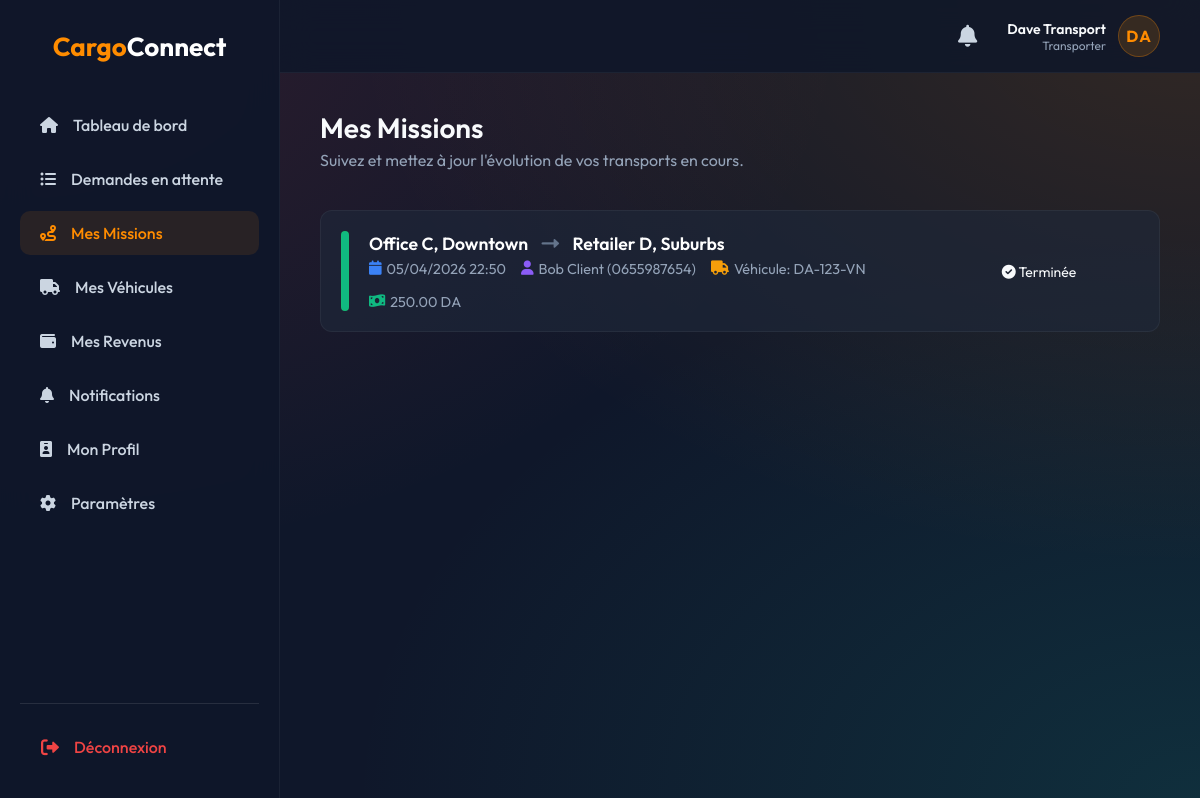
The app's page /transporter/jobs.php (signed in) with its own data.
### tables this page shows
CREATE TABLE IF NOT EXISTS reservations (
    id INT UNSIGNED AUTO_INCREMENT PRIMARY KEY,
    client_id INT UNSIGNED NOT NULL,
    vehicle_id INT UNSIGNED DEFAULT NULL,
    pickup_location VARCHAR(255) NOT NULL,
    destination VARCHAR(255) NOT NULL,
    cargo_type VARCHAR(100) NOT NULL,
    volume DECIMAL(8,2) COMMENT 'Volume in cubic meters',
    weight DECIMAL(8,2) COMMENT 'Weight in kg',
    reservation_date DATETIME NOT NULL,
    price DECIMAL(10,2) NULL,
    price_type ENUM('fixed', 'negotiable') DEFAULT 'fixed',
    transporter_proposed_price DECIMAL(10,2) NULL,
    status ENUM('pending', 'negotiation', 'accepted', 'in_progress', 'completed', 'cancelled') NOT NULL DEFAULT 'pending',
    created_at TIMESTAMP DEFAULT CURRENT_TIMESTAMP,
    FOREIGN KEY (client_id) REFERENCES users(id) ON DELETE CASCADE,
    FOREIGN KEY (vehicle_id) REFERENCES vehicles(id) ON DELETE SET NULL,
    INDEX idx_reservation_client (client_id),
    INDEX idx_reservation_vehicle (vehicle_id),
    INDEX idx_reservation_status (status),
    INDEX idx_reservation_date (reservation_date),
    INDEX idx_reservation_status_date (status, reservation_date)
);

CREATE TABLE IF NOT EXISTS users (
    id INT UNSIGNED AUTO_INCREMENT PRIMARY KEY,
    name VARCHAR(100) NOT NULL,
    email VARCHAR(150) NOT NULL UNIQUE,
    password_hash VARCHAR(255) NOT NULL,
    phone VARCHAR(20) UNIQUE,
    role ENUM('client', 'transporter', 'admin') NOT NULL DEFAULT 'client',
    status ENUM('active', 'suspended', 'pending') NOT NULL DEFAULT 'active',
    id_card_url VARCHAR(255) NULL,
    id_is_verified TINYINT(1) DEFAULT 0,
    region VARCHAR(255) NULL DEFAULT 'Algérie',
    created_at TIMESTAMP DEFAULT CURRENT_TIMESTAMP,
    updated_at TIMESTAMP DEFAULT CURRENT_TIMESTAMP ON UPDATE CURRENT_TIMESTAMP,
    last_login DATETIME NULL,
    remember_token VARCHAR(255) NULL,
    INDEX idx_user_email (email),
    INDEX idx_user_role (role)
);

CREATE TABLE IF NOT EXISTS vehicles (
    id INT UNSIGNED AUTO_INCREMENT PRIMARY KEY,
    owner_id INT UNSIGNED NOT NULL,
    vehicle_type VARCHAR(50) NOT NULL,
    capacity DECIMAL(8,2) NOT NULL COMMENT 'Capacity in cubic meters/tons',
    plate_number VARCHAR(20) NOT NULL UNIQUE,
    status ENUM('active', 'inactive') NOT NULL DEFAULT 'active',
    created_at TIMESTAMP DEFAULT CURRENT_TIMESTAMP,
    updated_at TIMESTAMP DEFAULT CURRENT_TIMESTAMP ON UPDATE CURRENT_TIMESTAMP,
    FOREIGN KEY (owner_id) REFERENCES users(id) ON DELETE CASCADE,
    INDEX idx_vehicle_owner (owner_id)
);

### functions/reservation/queries.php (called while the page is built, shortened)
<?php
function getJobsByTransporter($transporter_id, $pdo) {
    $stmt = $pdo->prepare("SELECT r.*, u.name as client_name, u.phone as client_phone, v.plate_number, v.vehicle_type
                           FROM reservations r
                           JOIN users u ON r.client_id = u.id
                           JOIN vehicles v ON r.vehicle_id = v.id
                           WHERE v.owner_id = ?
                           ORDER BY
                              CASE r.status
                                WHEN ? THEN 1
                                WHEN ? THEN 2
                                WHEN ? THEN 3
                                WHEN ? THEN 4
                                ELSE 5
                              END, r.reservation_date DESC");
    $stmt->execute([$transporter_id, ReservationStatus::NEGOTIATION, ReservationStatus::ACCEPTED, ReservationStatus::IN_PROGRESS, ReservationStatus::COMPLETED]);
    return $stmt->fetchAll(PDO::FETCH_ASSOC);
}

### transporter/jobs.php (the view, shortened to what this page needs)
<?php
$db = new Database();
$pdo = $db->getConnection();
$transporter_id = $_SESSION['user_id'];
$jobs = getJobsByTransporter($transporter_id, $pdo);
?>
<!DOCTYPE html>
<html lang="fr">
<head>
    <link href="https://cdnjs.cloudflare.com/ajax/libs/font-awesome/6.0.0/css/all.min.css" rel="stylesheet">
    <link rel="stylesheet" href="<?php echo CSS_URL; ?>style.css">
    <link rel="stylesheet" href="<?php echo CSS_URL; ?>dashboard.css">
</head>
<body>
<div class="dashboard-layout">
    <?php include INC_PATH . 'sidebar.php'; ?>
    <main class="main-content">
        <?php include INC_PATH . 'topbar.php'; ?>
        <div class="page-header">
            <div>
                <h1>Mes Missions</h1>
                <p style="color: #94a3b8; margin-top: 5px;">Suivez et mettez à jour l'évolution de vos transports en cours.</p>
            </div>
        </div>
        <div style="margin-top: 20px;">
            <?php if (empty($jobs)): ?>
                <div style="text-align: center; padding: 50px 20px; background: rgba(30, 41, 59, 0.5); border-radius: 12px; border: 1px dashed rgba(255, 255, 255, 0.1);">
                    <i class="fas fa-route" style="font-size: 50px; color: #475569; margin-bottom: 15px;"></i>
                    <h3 style="color: #fff;">Aucune mission pour l'instant</h3>
                    <p style="color: #94a3b8; margin-top: 10px;">Allez dans "Demandes en attente" pour accepter de nouvelles missions.</p>
                </div>
            <?php else: ?>
                <?php foreach ($jobs as $job): ?>
                    <div class="job-card">
                        <div class="job-status-indicator status-<?php echo htmlspecialchars($job['status']); ?>"></div>
                        <div class="job-info">
                            <div class="job-route">
                                <?php echo htmlspecialchars($job['pickup_location']); ?> <i class="fas fa-long-arrow-alt-right" style="color: #64748b; margin: 0 10px;"></i> <?php echo htmlspecialchars($job['destination']); ?>
                            </div>
                            <div class="job-details">
                                <div class="job-detail-item">
                                    <i class="fas fa-calendar" style="color: #3b82f6;"></i>
                                    <?php echo date('d/m/Y H:i', strtotime($job['reservation_date'])); ?>
                                </div>
                                <div class="job-detail-item">
                                    <i class="fas fa-user" style="color: #8b5cf6;"></i>
                                    <?php echo htmlspecialchars($job['client_name']); ?> (<?php echo htmlspecialchars($job['client_phone']); ?>)
                                </div>
                                <div class="job-detail-item">
                                    <i class="fas fa-truck" style="color: #f59e0b;"></i>
                                    Véhicule: <?php echo htmlspecialchars($job['plate_number']); ?>
                                </div>
                                <div class="job-detail-item">
                                    <i class="fas fa-money-bill-wave" style="color: #10b981;"></i>
                                    <?php echo ($job['price'] > 0) ? number_format($job['price'], 2) . ' DA' : 'N/A'; ?>
                                </div>
                            </div>
                        </div>
                        <div class="job-actions">
                            <?php if ($job['status'] === 'negotiation'): ?>
                                <div class="negotiation-badge">
                                    <i class="fas fa-hourglass-half" style="font-size: 20px; display: block;"></i>
                                    <div class="neg-title">En négociation</div>
                                    <div class="neg-price"><?php echo number_format($job['transporter_proposed_price'], 2); ?> DA</div>
                                    <div class="neg-hint">En attente de la réponse du client</div>
                                </div>
                            <?php else: ?>
                                <div style="text-align: center;">
                                    <?php if ($job['status'] === 'completed'): ?>
                                        <span class="badge badge-success" style="font-size: 14px; padding: 8px 15px;"><i class="fas fa-check-circle"></i> Terminée</span>
                                    <?php elseif ($job['status'] === 'cancelled'): ?>
                                        <span class="badge badge-danger" style="font-size: 14px; padding: 8px 15px;"><i class="fas fa-times-circle"></i> Annulée</span>
                                    <?php endif; ?>
                                </div>
                            <?php endif; ?>
                        </div>
                    </div>
                <?php endforeach; ?>
            <?php endif; ?>
        </div>
    </main>
</div>
</body>
</html>

### includes/sidebar.php (shortened to what this page needs)
<?php
$role = $_SESSION['role'] ?? 'guest';
$current_page = basename($_SERVER['PHP_SELF']);
if (!function_exists('getRoleDashboardPath')) {
    function getRoleDashboardPath($role) {
        if ($role === 'transporter') return URL_ROOT . 'transporter/dashboard.php';
        return URL_ROOT . 'auth/login.php';
    }
}
$dashPath = getRoleDashboardPath($role);
?>
<aside class="sidebar">
    <a href="<?php echo $dashPath; ?>" class="logo">Cargo<span>Connect</span></a>
    <ul class="nav-menu">
        <li><a href="<?php echo $dashPath; ?>" <?php echo ($current_page == 'dashboard.php') ? 'class="active"' : ''; ?>><i class="fas fa-home"></i> Tableau de bord</a></li>
        <?php if ($role === 'transporter' || $role === 'admin'): ?>
            <li><a href="<?php echo URL_ROOT; ?>transporter/requests.php" <?php echo ($current_page == 'requests.php') ? 'class="active"' : ''; ?>><i class="fas fa-list-ul"></i> Demandes en attente</a></li>
            <li><a href="<?php echo URL_ROOT; ?>transporter/jobs.php" <?php echo ($current_page == 'jobs.php') ? 'class="active"' : ''; ?>><i class="fas fa-route"></i> Mes Missions</a></li>
            <li><a href="<?php echo URL_ROOT; ?>transporter/vehicles.php" <?php echo ($current_page == 'vehicles.php' || $current_page == 'vehicle_form.php') ? 'class="active"' : ''; ?>><i class="fas fa-truck"></i> Mes Véhicules</a></li>
            <li><a href="<?php echo URL_ROOT; ?>transporter/earnings.php" <?php echo ($current_page == 'earnings.php') ? 'class="active"' : ''; ?>><i class="fas fa-wallet"></i> Mes Revenus</a></li>
        <?php endif; ?>
        <li><a href="<?php echo URL_ROOT; ?>account/notifications.php" <?php echo ($current_page == 'notifications.php') ? 'class="active"' : ''; ?>><i class="fas fa-bell"></i> Notifications</a></li>
        <li><a href="<?php echo URL_ROOT; ?>account/profile.php" <?php echo ($current_page == 'profile.php') ? 'class="active"' : ''; ?>><i class="fas fa-id-badge"></i> Mon Profil</a></li>
        <li><a href="<?php echo URL_ROOT; ?>account/settings.php" <?php echo ($current_page == 'settings.php') ? 'class="active"' : ''; ?>><i class="fas fa-cog"></i> Paramètres</a></li>
    </ul>
    <div class="user-profile">
        <a href="<?php echo URL_ROOT; ?>logout.php" class="btn-logout"><i class="fas fa-sign-out-alt"></i> Déconnexion</a>
    </div>
</aside>

### includes/topbar.php (shortened to what this page needs)
<?php
$userName = $_SESSION['name'] ?? 'Utilisateur';
$userRole = ucfirst($_SESSION['role'] ?? '');
$userInitials = strtoupper(substr(trim($userName), 0, 2));
?>
<div class="topbar">
    <div class="topbar-right">
        <div class="notification-bell dropdown-wrapper">
            <i class="fas fa-bell"></i>
        </div>
        <div class="user-profile-top dropdown-wrapper">
            <div class="user-info">
                <span class="name"><?php echo htmlspecialchars($userName); ?></span>
                <span class="role"><?php echo htmlspecialchars($userRole); ?></span>
            </div>
            <div class="avatar" style="width: 42px; height: 42px; border-radius: 50%; background: rgba(255,140,0,0.15); border: 1px solid rgba(255,140,0,0.3); display: flex; align-items: center; justify-content: center; font-size: 16px; font-weight: 700; color: #ff8c00; letter-spacing: 1px;">
                <?php echo htmlspecialchars($userInitials); ?>
            </div>
        </div>
    </div>
</div>

### public/css/style.css (style rules this page uses)
:root { --primary: #ff8c00; --primary-hover: #ff6b00; --bg-dark: #0f172a; --text-main: #f8fafc; --text-muted: #94a3b8; --glass-bg: rgba(15, 23, 42, 0.4); --glass-border: rgba(255, 255, 255, 0.08); --glass-shadow: 0 25px 50px -12px rgba(0, 0, 0, 0.5); }
* { margin: 0; padding: 0; box-sizing: border-box; font-family: 'Outfit', sans-serif; }
body { min-height: 100vh; background: var(--bg-dark); display: flex; flex-direction: column; color: var(--text-main); position: relative; overflow-x: hidden; }

### public/css/dashboard.css (style rules this page uses)
body { background: #0f172a; background-image: radial-gradient(at 0% 0%, rgba(239, 68, 68, 0.15) 0px, transparent 50%), radial-gradient(at 100% 0%, rgba(255, 140, 0, 0.15) 0px, transparent 50%), radial-gradient(at 100% 100%, rgba(20, 184, 166, 0.15) 0px, transparent 50%); background-attachment: fixed; min-height: 100vh; color: #f8fafc; font-family: 'Inter', 'Outfit', sans-serif; }
.dashboard-layout { display: flex; min-height: 100vh; }
.sidebar { width: 280px; background: rgba(15, 23, 42, 0.95); backdrop-filter: blur(16px); border-right: 1px solid rgba(255, 255, 255, 0.05); color: white; padding: 30px 20px; display: flex; flex-direction: column; z-index: 1050; transition: all 0.4s cubic-bezier(0.4, 0, 0.2, 1); position: fixed; top: 0; left: 0; height: 100vh; overflow-y: auto; overflow-x: hidden; }
.sidebar .logo { font-size: 26px; font-weight: 700; color: #ff8c00; text-decoration: none; margin-bottom: 40px; display: block; text-align: center; }
.sidebar .logo span { color: white; }
.nav-menu { list-style: none; flex: 1; }
.nav-menu li { margin-bottom: 10px; }
.nav-menu a { display: flex; align-items: center; gap: 15px; padding: 12px 20px; color: #cbd5e1; text-decoration: none; border-radius: 10px; transition: all 0.3s; font-weight: 500; }
.nav-menu a:hover, .nav-menu a.active { background: rgba(255, 140, 0, 0.1); color: #ff8c00; }
.user-profile { margin-top: auto; padding-top: 20px; border-top: 1px solid rgba(255,255,255,0.1); display: flex; align-items: center; justify-content: space-between; }
.btn-logout { color: #ef4444; text-decoration: none; padding: 12px 20px; border-radius: 10px; transition: 0.3s; display: flex; align-items: center; gap: 15px; border: 1px solid transparent; width: 100%; font-weight: 500; }
.btn-logout i { font-size: 18px; }
.main-content { flex: 1; padding: 110px 40px 40px 40px; margin-left: 280px; width: calc(100% - 280px); overflow-y: auto; position: relative; z-index: 10; }
.topbar { position: fixed; top: 0; left: 280px; width: calc(100% - 280px); display: flex; justify-content: space-between; align-items: center; background: rgba(15, 23, 42, 0.85); backdrop-filter: blur(16px); border-bottom: 1px solid rgba(255, 255, 255, 0.05); padding: 15px 40px; z-index: 990; transition: all 0.4s cubic-bezier(0.4, 0, 0.2, 1); }
.topbar-right { display: flex; align-items: center; gap: 30px; }
.dropdown-wrapper { position: relative; cursor: pointer; }
.notification-bell { font-size: 22px; color: #cbd5e1; position: relative; transition: color 0.3s; }
.user-profile-top { display: flex; align-items: center; gap: 12px; }
.user-info { display: flex; flex-direction: column; align-items: flex-end; }
.user-info .name { font-size: 14px; font-weight: 600; color: #f8fafc; }
.user-info .role { font-size: 12px; color: #94a3b8; }
.avatar { font-size: 38px; color: #ff8c00; }
.page-header { display: flex; justify-content: space-between; align-items: center; margin-bottom: 40px; }
.page-header h1 { font-size: 28px; font-weight: 600; }
.status-completed { background: #dcfce7; color: #16a34a; }
h1, h2, h3, h4, .stat-details .num { color: #f8fafc; }
.page-header p { color: #94a3b8 !important; }
.status-completed { background: rgba(34, 197, 94, 0.2); color: #4ade80; border: 1px solid rgba(34, 197, 94, 0.3); }

### transporter/jobs.php (style rules this page uses)
.job-card { background: rgba(30, 41, 59, 0.6); border: 1px solid rgba(255, 255, 255, 0.05); border-radius: 12px; padding: 20px; margin-bottom: 20px; display: flex; align-items: center; gap: 20px; transition: transform 0.2s; }
.job-status-indicator { width: 8px; height: 100%; min-height: 80px; border-radius: 4px; }
.status-completed { background: #10b981; }
.job-info { flex: 1; }
.job-route { font-size: 1.1rem; font-weight: 600; margin-bottom: 5px; color: #fff; }
.job-details { color: #94a3b8; font-size: 0.9rem; display: flex; flex-wrap: wrap; gap: 15px; }
.job-detail-item { display: flex; align-items: center; gap: 5px; }
.job-actions { min-width: 200px; }

### records on screen
reservations: pickup_location "Office C, Downtown", destination "Retailer D, Suburbs", reservation_date "05/04/2026 22:50", client.name "Bob Client", client.phone "0655987654", vehicle.plate_number "DA-123-VN", price "250.00", status "completed" (drawn)

### other values on screen
$userName "Dave Transport"
$userRole "Transporter"
$userInitials "DA"
